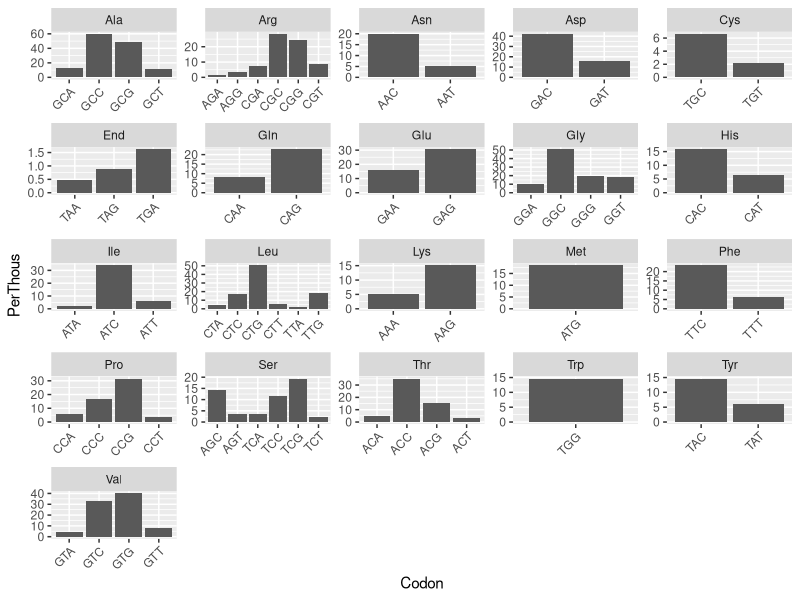

Here is the R script that generated this plot:
## ---- chunk 1
knitr::opts_chunk$set(echo = TRUE)
## ---- chunk 2
library(ggplot2)
library(tidyverse)
library(dplyr)
## ---- chunk 3
mtb = read.table("example_datasets/M_tuberculosis.txt", header = TRUE)
codon_no <- rowSums(table(mtb))
codon_no
## ---- chunk 4
ggplot(mtb, aes(x=Codon, y=PerThous)) +
  geom_col()+
  facet_wrap(~AmAcid, scales="free") +
  theme(axis.text.x = element_text(angle = 45, hjust = 1))
## ---- chunk 5
all_codons = sum(mtb$Number)
all_codons
## ---- chunk 6
pro  =  mtb[mtb$AmAcid == "Pro", "Number"]
pro / all_codons * 1000
## ---- chunk 7
codon_expected <- data.frame(codon_no) %>%
  rownames_to_column() %>%
  rename(`AmAcid` = rowname) %>%
  mutate(prob_codon = 1/codon_no)
codon_expected
## ---- chunk 8
codon_observed <- full_join(mtb, codon_expected, by = "AmAcid") %>%
  group_by(AmAcid) %>%
  mutate(am_length = sum(Number))%>%
  mutate(prob_observed = Number / am_length) %>%
  select(-codon_no, -am_length) %>%
  mutate(expected_PerThous = Number*prob_codon)
codon_observed
